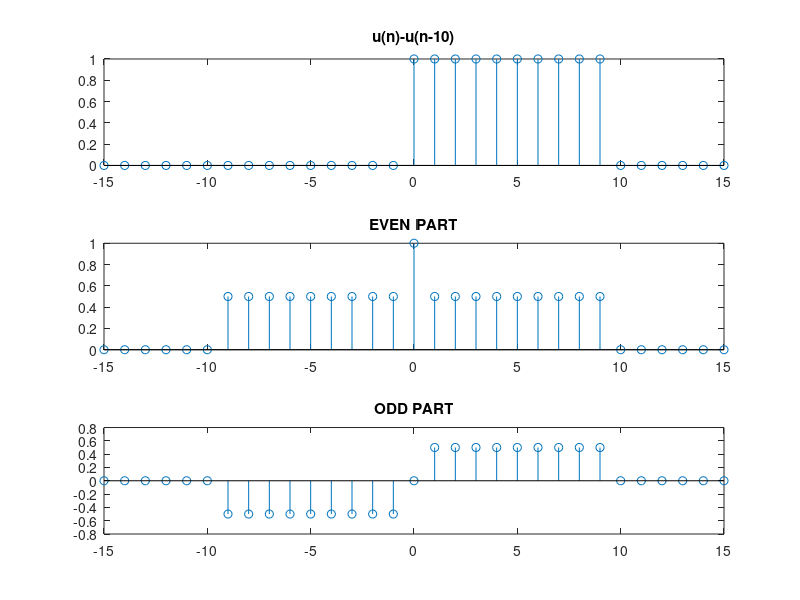

The MATLAB source for this figure:
%% Question 2

clear all;
clc;
close all;

range = -15:15;
plotter = zeros(4,31);

plotter(1,:) = range;
plotter(2,16:25) = 1;      % u(n) - u(n-10)
plotter(3,:) = (plotter(2,:) + fliplr(plotter(2,:)))/2; % EVEN PART
plotter(4,:) = (plotter(2,:) - fliplr(plotter(2,:)))/2; % ODD PART




subplot(311),stem(plotter(1,:),plotter(2,:));
title('u(n)-u(n-10)');

subplot(312),stem(plotter(1,:),plotter(3,:));
title('EVEN PART');

subplot(313),stem(plotter(1,:),plotter(4,:));
title('ODD PART');